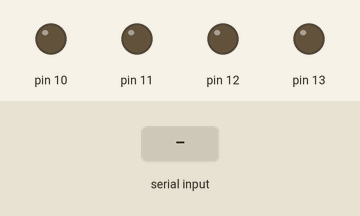
Recording of a sketch running on a simulated Arduino Uno, built with avr-gcc and run on an emulated ATmega328P. On the bench: output pins drawn as LEDs (lit = HIGH). Inputs (shaded band) come from the test bench. What the sketch prints to the serial monitor is not drawn.

Above: at 1.2 s.
1.3 s: "A" received over Serial
At 2.5 s:
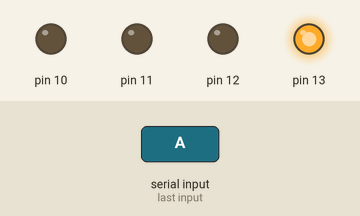
2.8 s: "B" received over Serial
At 3.6 s:
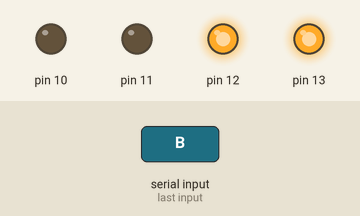
4.3 s: "C" received over Serial
At 4.8 s:
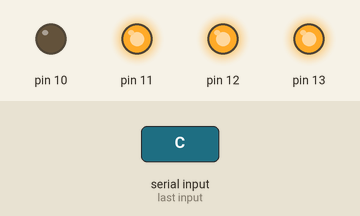
5.8 s: "D" received over Serial
At 7.0 s:
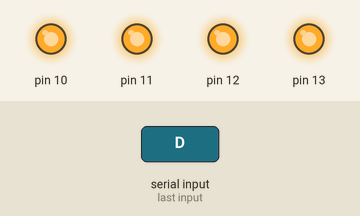
7.3 s: "A" received over Serial
At 8.3 s:
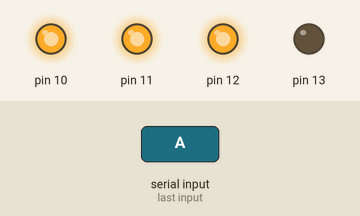
8.8 s: "B" received over Serial
At 9.4 s:
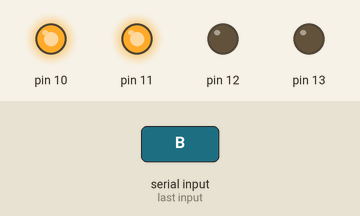
Timing chart, 0 to 11.3 s (numbered marks = the images above; inputs shaded):
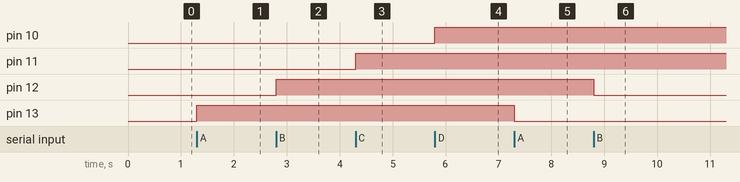

Measured:
- after the input at 1.3 s, pin 13: LOW → HIGH at once
- after the input at 2.8 s, pin 12: LOW → HIGH at once
- after the input at 4.3 s, pin 11: LOW → HIGH at once
- after the input at 5.8 s, pin 10: LOW → HIGH at once
- after the input at 7.3 s, pin 13: HIGH → LOW at once
- after the input at 8.8 s, pin 12: HIGH → LOW at once

The sketch:

_2_VTER_COMMUNICATION_4LED_A_on_A_off.ino
```cpp
char c1=0,c2=0,c3=0,c4=0;
void setup() {
  // put your setup code here, to run once:
Serial.begin(9600);
pinMode(13,OUTPUT);
pinMode(12,OUTPUT);
pinMode(11,OUTPUT);
pinMode(10,OUTPUT);
}

void loop() {
  // put your main code here, to run repeatedly:
char x;
if(Serial.available()>0)
{
  x=Serial.read();
  Serial.print(x);
  if(x=='A')
  {
    c1++;
    if((c1%2)==1)
    {
      digitalWrite(13,1);
    }
    else
    {
      digitalWrite(13,0);
    }
  }
  else if(x=='B')
  {
    c2++;
    if((c2%2)==1)
    {
      digitalWrite(12,1);
    }
    else
    {
      digitalWrite(12,0);
    }
  }
  else if(x=='C')
  {
    c3++;
    if((c3%2)==1)
    {
      digitalWrite(11,1);
    }
    else
    {
      digitalWrite(11,0);
    }
  }
  else if(x=='D')
  {
    c4++;
    if((c4%2)==1)
    {
      digitalWrite(10,1);
    }
    else
    {
      digitalWrite(10,0);
    }
  }
}
}
```
